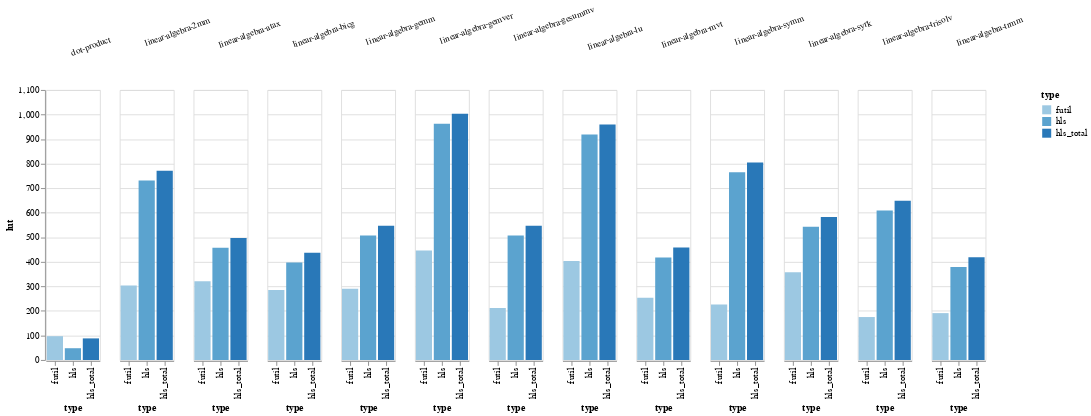

The notebook cell this image was saved under:
### Code cell
source = pd.read_csv('2020_07_28_16_33.csv')
alt.Chart(source.sort_values(by='benchmark')).mark_bar().encode(
    x='type:O',
    y='lut:Q',
    column=alt.Column('benchmark:O',
                     title="",
                     header=alt.Header(labelAngle=-20)),
    color='type:O'
)

### Figure 1 — Vega-Lite specification as saved in the notebook (floating-point values rounded to 4 significant figures)
{"config": {"view": {"continuousWidth": 400, "continuousHeight": 300}}, "data": {"name": "data-052d04317320386ed809a9abe7ee793b"}, "mark": "bar", "encoding": {"color": {"type": "ordinal", "field": "type"}, "column": {"type": "ordinal", "field": "benchmark", "header": {"labelAngle": -20}, "title": ""}, "x": {"type": "ordinal", "field": "type"}, "y": {"type": "quantitative", "field": "lut"}}, "$schema": "https://vega.github.io/schema/vega-lite/v4.8.1.json", "datasets": {"data-052d04317320386ed809a9abe7ee793b": [{"benchmark": "dot-product", "type": "hls_total", "lut": 88, "dsp": 0, "source": "results/2020_07_28_16_33"}, {"benchmark": "dot-product", "type": "futil", "lut": 97, "dsp": 0, "source": "results/2020_07_28_16_33"}, {"benchmark": "dot-product", "type": "hls", "lut": 48, "dsp": 0, "source": "results/2020_07_28_16_33"}, {"benchmark": "linear-algebra-2mm", "type": "hls", "lut": 731, "dsp": 12, "source": "results/2020_07_28_16_33"}, {"benchmark": "linear-algebra-2mm", "type": "hls_total", "lut": 771, "dsp": 12, "source": "results/2020_07_28_16_33"}, {"benchmark": "linear-algebra-2mm", "type": "futil", "lut": 304, "dsp": 0, "source": "results/2020_07_28_16_33"}, {"benchmark": "linear-algebra-atax", "type": "hls_total", "lut": 497, "dsp": 6, "source": "results/2020_07_28_16_33"}, {"benchmark": "linear-algebra-atax", "type": "hls", "lut": 457, "dsp": 6, "source": "results/2020_07_28_16_33"}, {"benchmark": "linear-algebra-atax", "type": "futil", "lut": 321, "dsp": 0, "source": "results/2020_07_28_16_33"}, {"benchmark": "linear-algebra-bicg", "type": "futil", "lut": 285, "dsp": 0, "source": "results/2020_07_28_16_33"}, {"benchmark": "linear-algebra-bicg", "type": "hls", "lut": 397, "dsp": 6, "source": "results/2020_07_28_16_33"}, {"benchmark": "linear-algebra-bicg", "type": "hls_total", "lut": 437, "dsp": 6, "source": "results/2020_07_28_16_33"}, {"benchmark": "linear-algebra-gemm", "type": "futil", "lut": 290, "dsp": 0, "source": "results/2020_07_28_16_33"}, {"benchmark": "linear-algebra-gemm", "type": "hls_total", "lut": 547, "dsp": 9, "source": "results/2020_07_28_16_33"}, {"benchmark": "linear-algebra-gemm", "type": "hls", "lut": 507, "dsp": 9, "source": "results/2020_07_28_16_33"}, {"benchmark": "linear-algebra-gemver", "type": "hls", "lut": 963, "dsp": 18, "source": "results/2020_07_28_16_33"}, {"benchmark": "linear-algebra-gemver", "type": "hls_total", "lut": 1003, "dsp": 18, "source": "results/2020_07_28_16_33"}, {"benchmark": "linear-algebra-gemver", "type": "futil", "lut": 446, "dsp": 0, "source": "results/2020_07_28_16_33"}, {"benchmark": "linear-algebra-gesummv", "type": "futil", "lut": 212, "dsp": 0, "source": "results/2020_07_28_16_33"}, {"benchmark": "linear-algebra-gesummv", "type": "hls_total", "lut": 547, "dsp": 12, "source": "results/2020_07_28_16_33"}, {"benchmark": "linear-algebra-gesummv", "type": "hls", "lut": 507, "dsp": 12, "source": "results/2020_07_28_16_33"}, {"benchmark": "linear-algebra-lu", "type": "hls_total", "lut": 959, "dsp": 6, "source": "results/2020_07_28_16_33"}, {"benchmark": "linear-algebra-lu", "type": "hls", "lut": 919, "dsp": 6, "source": "results/2020_07_28_16_33"}, {"benchmark": "linear-algebra-lu", "type": "futil", "lut": 403, "dsp": 0, "source": "results/2020_07_28_16_33"}, {"benchmark": "linear-algebra-mvt", "type": "hls", "lut": 418, "dsp": 6, "source": "results/2020_07_28_16_33"}, {"benchmark": "linear-algebra-mvt", "type": "futil", "lut": 254, "dsp": 0, "source": "results/2020_07_28_16_33"}, {"benchmark": "linear-algebra-mvt", "type": "hls_total", "lut": 458, "dsp": 6, "source": "results/2020_07_28_16_33"}, {"benchmark": "linear-algebra-symm", "type": "futil", "lut": 226, "dsp": 0, "source": "results/2020_07_28_16_33"}, {"benchmark": "linear-algebra-symm", "type": "hls_total", "lut": 805, "dsp": 18, "source": "results/2020_07_28_16_33"}, {"benchmark": "linear-algebra-symm", "type": "hls", "lut": 765, "dsp": 18, "source": "results/2020_07_28_16_33"}, {"benchmark": "linear-algebra-syrk", "type": "futil", "lut": 357, "dsp": 0, "source": "results/2020_07_28_16_33"}, {"benchmark": "linear-algebra-syrk", "type": "hls_total", "lut": 583, "dsp": 9, "source": "results/2020_07_28_16_33"}, {"benchmark": "linear-algebra-syrk", "type": "hls", "lut": 543, "dsp": 9, "source": "results/2020_07_28_16_33"}, {"benchmark": "linear-algebra-trisolv", "type": "futil", "lut": 175, "dsp": 0, "source": "results/2020_07_28_16_33"}, {"benchmark": "linear-algebra-trisolv", "type": "hls_total", "lut": 649, "dsp": 3, "source": "results/2020_07_28_16_33"}, {"benchmark": "linear-algebra-trisolv", "type": "hls", "lut": 609, "dsp": 3, "source": "results/2020_07_28_16_33"}, {"benchmark": "linear-algebra-trmm", "type": "futil", "lut": 191, "dsp": 0, "source": "results/2020_07_28_16_33"}, {"benchmark": "linear-algebra-trmm", "type": "hls_total", "lut": 419, "dsp": 6, "source": "results/2020_07_28_16_33"}, {"benchmark": "linear-algebra-trmm", "type": "hls", "lut": 379, "dsp": 6, "source": "results/2020_07_28_16_33"}]}}
